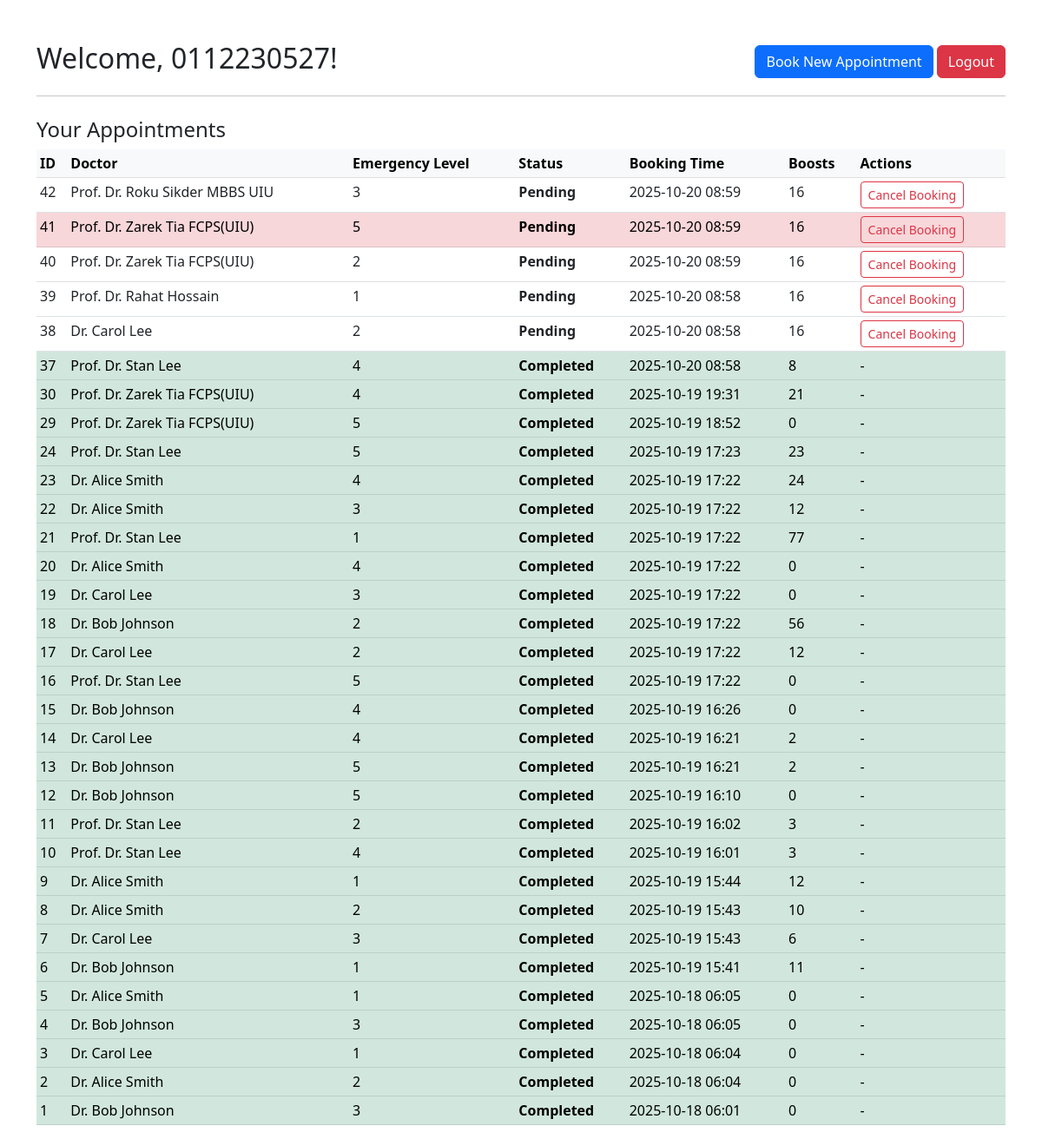
Screenshot of /user_dashboard (signed in) with the database file from the repository.
### app.py (models this page shows, shortened)
class User(db.Model, UserMixin):
    id = db.Column(db.Integer, primary_key=True)
    username = db.Column(db.String(80), unique=True, nullable=False)
    password_hash = db.Column(db.String(120), nullable=False)
    role = db.Column(db.String(50), default='user', nullable=False)
    appointments = db.relationship('Appointment', backref='patient', lazy=True)

class Appointment(db.Model):
    id = db.Column(db.Integer, primary_key=True)
    user_id = db.Column(db.Integer, db.ForeignKey('user.id'), nullable=False)
    doctor_id = db.Column(db.Integer, db.ForeignKey('doctor.id'), nullable=False)
    emergency_level = db.Column(db.Integer, nullable=False)
    priority_boost_counter = db.Column(db.Integer, default=0, nullable=False)
    booking_time = db.Column(db.DateTime, default=datetime.utcnow, nullable=False)
    status = db.Column(db.String(20), default='pending', nullable=False)

class Doctor(db.Model):
    id = db.Column(db.Integer, primary_key=True)
    name = db.Column(db.String(100), nullable=False)
    specialty = db.Column(db.String(100), nullable=False)
    appointments = db.relationship('Appointment', backref='doctor', lazy=True)

### app.py (the view)
@app.route('/user_dashboard')
@login_required
def user_dashboard():
    if current_user.role != 'user':
        flash('Access denied.', 'danger')
        return redirect(url_for('admin_dashboard'))
    appointments = Appointment.query.filter_by(user_id=current_user.id) \
                                    .order_by(db.case(
                                        (Appointment.status == 'pending', 0),
                                        (Appointment.status == 'in_chamber', 1),
                                        else_=2
                                    ).asc(), Appointment.booking_time.desc()) \
                                    .all()
    doctors = Doctor.query.all()
    doctor_map = {d.id: d.name for d in doctors}
    return render_template('user_dashboard.html',
                           appointments=appointments,
                           doctor_map=doctor_map)

### app.py (called while the page is built)
@login_manager.user_loader
def load_user(user_id):
    return User.query.get(int(user_id))

### templates/user_dashboard.html (shortened to what this page needs)
<!DOCTYPE html>
<html lang="en">
<head>
    <link href="https://cdn.jsdelivr.net/npm/bootstrap@5.3.0/dist/css/bootstrap.min.css" rel="stylesheet">
</head>
<body>
    <div class="container mt-5">
        <div class="d-flex justify-content-between align-items-center">
            <h2>Welcome, {{ current_user.username }}!</h2>
            <div>
                <a href="{{ url_for('book_appointment') }}" class="btn btn-primary">Book New Appointment</a>
                <a href="{{ url_for('logout') }}" class="btn btn-danger">Logout</a>
            </div>
        </div>
        <hr>
        <h4 class="mt-4">Your Appointments</h4>
        {% if appointments %}
            <table class="table table-sm table-hover">
                <thead class="table-light">
                    <tr>
                        <th>ID</th>
                        <th>Doctor</th>
                        <th>Emergency Level</th>
                        <th>Status</th>
                        <th>Booking Time</th>
                        <th>Boosts</th>
                        <th>Actions</th>
                    </tr>
                </thead>
                <tbody>
                    {% for appt in appointments %}
                    <tr class="{% if appt.status == 'completed' %}table-success{% elif appt.status == 'in_chamber' %}table-warning{% elif appt.status == 'pending' and appt.emergency_level == 5 %}table-danger{% endif %}">
                        <td>{{ appt.id }}</td>
                        <td>{{ doctor_map.get(appt.doctor_id, 'N/A') }}</td>
                        <td>{{ appt.emergency_level }}</td>
                        <td><strong>{{ appt.status.replace('_', ' ').title() }}</strong></td>
                        <td>{{ appt.booking_time.strftime('%Y-%m-%d %H:%M') }}</td>
                        <td>{{ appt.priority_boost_counter }}</td>
                        <td>
                            {% if appt.status == 'pending' %}
                            <form method="POST" action="{{ url_for('cancel_appointment', id=appt.id) }}"
                                onsubmit="return confirm('Are you sure you want to cancel this booking?');"
                                style="display:inline;">
                                <button type="submit" class="btn btn-sm btn-outline-danger">Cancel Booking</button>
                            </form>
                            {% else %}
                            -
                            {% endif %}
                        </td>
                    </tr>
                    {% endfor %}
                </tbody>
            </table>
        {% else %}
            <div class="alert alert-info">You have no appointments yet. Book one now!</div>
        {% endif %}
    </div>
</body>
</html>

### rows the page displays
User: username "0112230527"
Appointment: id "42", emergency_level "3", status.replace "Pending", booking_time "2025-10-20 08:59", priority_boost_counter "16"
Doctor: get "Prof. Dr. Roku Sikder MBBS UIU"
Appointment: id "41", emergency_level "5", status.replace "Pending", booking_time "2025-10-20 08:59", priority_boost_counter "16"
Doctor: get "Prof. Dr. Zarek Tia FCPS(UIU)"
Appointment: id "40", emergency_level "2", status.replace "Pending", booking_time "2025-10-20 08:59", priority_boost_counter "16"
Appointment: id "39", emergency_level "1", status.replace "Pending", booking_time "2025-10-20 08:58", priority_boost_counter "16"
Doctor: get "Prof. Dr. Rahat Hossain"
Appointment: id "38", emergency_level "2", status.replace "Pending", booking_time "2025-10-20 08:58", priority_boost_counter "16"
Doctor: get "Dr. Carol Lee"
Appointment: id "37", emergency_level "4", status.replace "Completed", booking_time "2025-10-20 08:58", priority_boost_counter "8"
Doctor: get "Prof. Dr. Stan Lee"
Appointment: id "30", emergency_level "4", status.replace "Completed", booking_time "2025-10-19 19:31", priority_boost_counter "21"
Appointment: id "29", emergency_level "5", status.replace "Completed", booking_time "2025-10-19 18:52", priority_boost_counter "0"
Appointment: id "24", emergency_level "5", status.replace "Completed", booking_time "2025-10-19 17:23", priority_boost_counter "23"
Appointment: id "23", emergency_level "4", status.replace "Completed", booking_time "2025-10-19 17:22", priority_boost_counter "24"
Doctor: get "Dr. Alice Smith"
Appointment: id "22", emergency_level "3", status.replace "Completed", booking_time "2025-10-19 17:22", priority_boost_counter "12"
Appointment: id "21", emergency_level "1", status.replace "Completed", booking_time "2025-10-19 17:22", priority_boost_counter "77"
Appointment: id "20", emergency_level "4", status.replace "Completed", booking_time "2025-10-19 17:22", priority_boost_counter "0"
Appointment: id "19", emergency_level "3", status.replace "Completed", booking_time "2025-10-19 17:22", priority_boost_counter "0"
Appointment: id "18", emergency_level "2", status.replace "Completed", booking_time "2025-10-19 17:22", priority_boost_counter "56"
Doctor: get "Dr. Bob Johnson"
Appointment: id "17", emergency_level "2", status.replace "Completed", booking_time "2025-10-19 17:22", priority_boost_counter "12"
Appointment: id "16", emergency_level "5", status.replace "Completed", booking_time "2025-10-19 17:22", priority_boost_counter "0"
Appointment: id "15", emergency_level "4", status.replace "Completed", booking_time "2025-10-19 16:26", priority_boost_counter "0"
Appointment: id "14", emergency_level "4", status.replace "Completed", booking_time "2025-10-19 16:21", priority_boost_counter "2"
Appointment: id "13", emergency_level "5", status.replace "Completed", booking_time "2025-10-19 16:21", priority_boost_counter "2"
Appointment: id "12", emergency_level "5", status.replace "Completed", booking_time "2025-10-19 16:10", priority_boost_counter "0"
Appointment: id "11", emergency_level "2", status.replace "Completed", booking_time "2025-10-19 16:02", priority_boost_counter "3"
Appointment: id "10", emergency_level "4", status.replace "Completed", booking_time "2025-10-19 16:01", priority_boost_counter "3"
Appointment: id "9", emergency_level "1", status.replace "Completed", booking_time "2025-10-19 15:44", priority_boost_counter "12"
Appointment: id "8", emergency_level "2", status.replace "Completed", booking_time "2025-10-19 15:43", priority_boost_counter "10"
Appointment: id "7", emergency_level "3", status.replace "Completed", booking_time "2025-10-19 15:43", priority_boost_counter "6"
Appointment: id "6", emergency_level "1", status.replace "Completed", booking_time "2025-10-19 15:41", priority_boost_counter "11"
Appointment: id "5", emergency_level "1", status.replace "Completed", booking_time "2025-10-18 06:05", priority_boost_counter "0"
Appointment: id "4", emergency_level "3", status.replace "Completed", booking_time "2025-10-18 06:05", priority_boost_counter "0"
Appointment: id "3", emergency_level "1", status.replace "Completed", booking_time "2025-10-18 06:04", priority_boost_counter "0"
Appointment: id "2", emergency_level "2", status.replace "Completed", booking_time "2025-10-18 06:04", priority_boost_counter "0"
Appointment: id "1", emergency_level "3", status.replace "Completed", booking_time "2025-10-18 06:01", priority_boost_counter "0"
